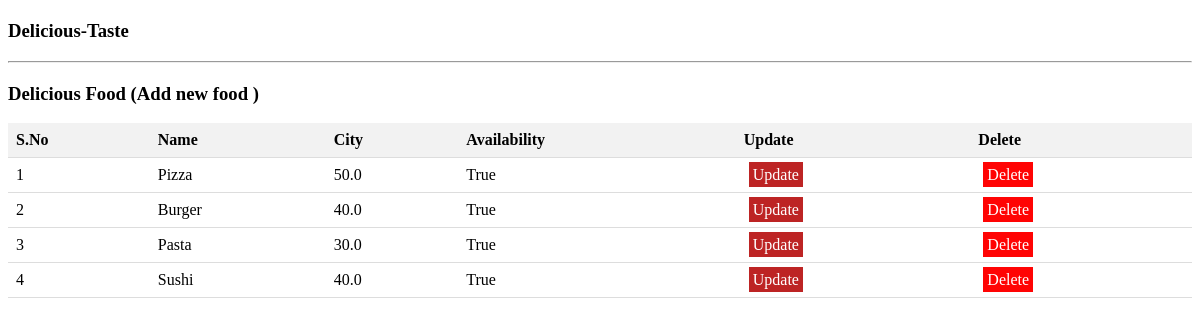
Before: / with the older database file.
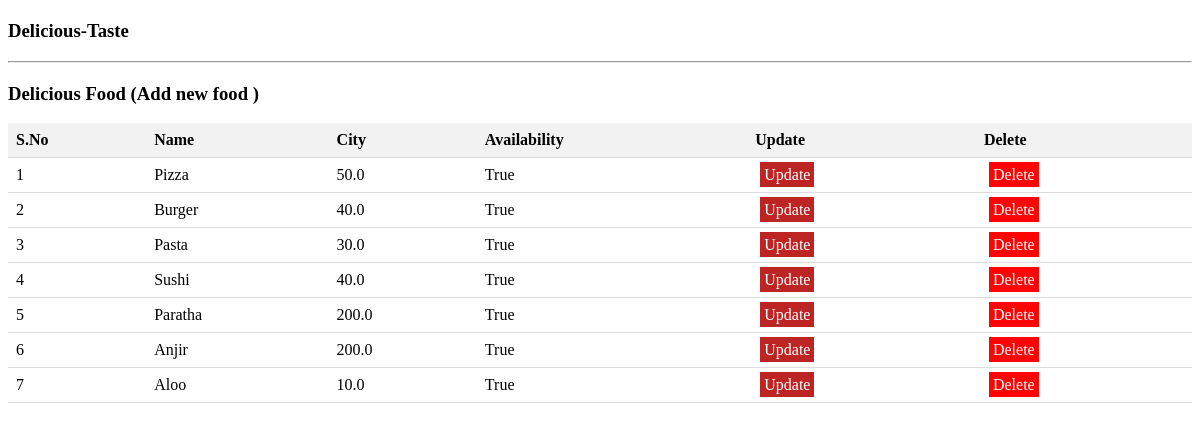
After: the same page with the newer database file.
### app.py (models this page shows, shortened)
class Food(db.Model):
    id = db.Column('food_id', db.Integer, primary_key=True)
    name = db.Column(db.String(100))
    price = db.Column(db.Float)
    availability = db.Column(db.Boolean)

### app.py (the view)
@app.route('/')
def show_all():
    Foods = Food.query.all()
    return render_template('show_all.html', Foods=Foods)

### templates/show_all.html (shortened to what this page needs)
<!DOCTYPE html>
<html lang = "en">
   <head>
    <link rel="stylesheet" href="{{ url_for('static', filename='styles.css') }}">
   </head>
   <body>
      <h3>
         <a href = "{{ url_for('show_all') }}">Delicious-Taste</a>
      </h3>
      <hr/>
      <h3>Delicious Food (<a href = "{{ url_for('new') }}">Add new food
         </a>)</h3>
      <table>
         <thead>
            <tr>
               <th>S.No</th>
               <th>Name</th>
               <th>City</th>
               <th>Availability</th>
               <th>Update </th>
               <th>Delete</th>
            </tr>
         </thead>
         <tbody>
            {% for food in Foods %}
               <tr>
                  <td>{{ loop.index }}</td>
                  <td>{{ food.name }}</td>
                  <td>{{ food.price }}</td>
                  <td>{{ food.availability }}</td>
                  <td>
                    <a href="/update/{{food.id}}" type="button"
                    style="text-decoration: none; background: #bd2424; color: #fff; margin: 5px; padding: 4px" >Update</button>
                  </td>
                  <td>
                    <a href="/delete/{{food.id}}" type="button"   style="text-decoration: none; background: #ff0404; color: #fff; margin: 5px; padding: 4px" >Delete</button>
                  </td>
               </tr>
            {% endfor %}
         </tbody>
      </table>
   </body>
</html>

### static/styles.css (style rules this page uses)
table { width: 100%; border-collapse: collapse; }
th, td { padding: 8px; text-align: left; border-bottom: 1px solid #ddd; }
th { background-color: #f2f2f2; }
h3 { margin-top: 20px; }
a { text-decoration: none; color: #000; }

Changed rows visible on the page:
added Food: name "Paratha", price "200.0", availability "True"
added Food: name "Anjir", price "200.0", availability "True"
added Food: name "Aloo", price "10.0", availability "True"
